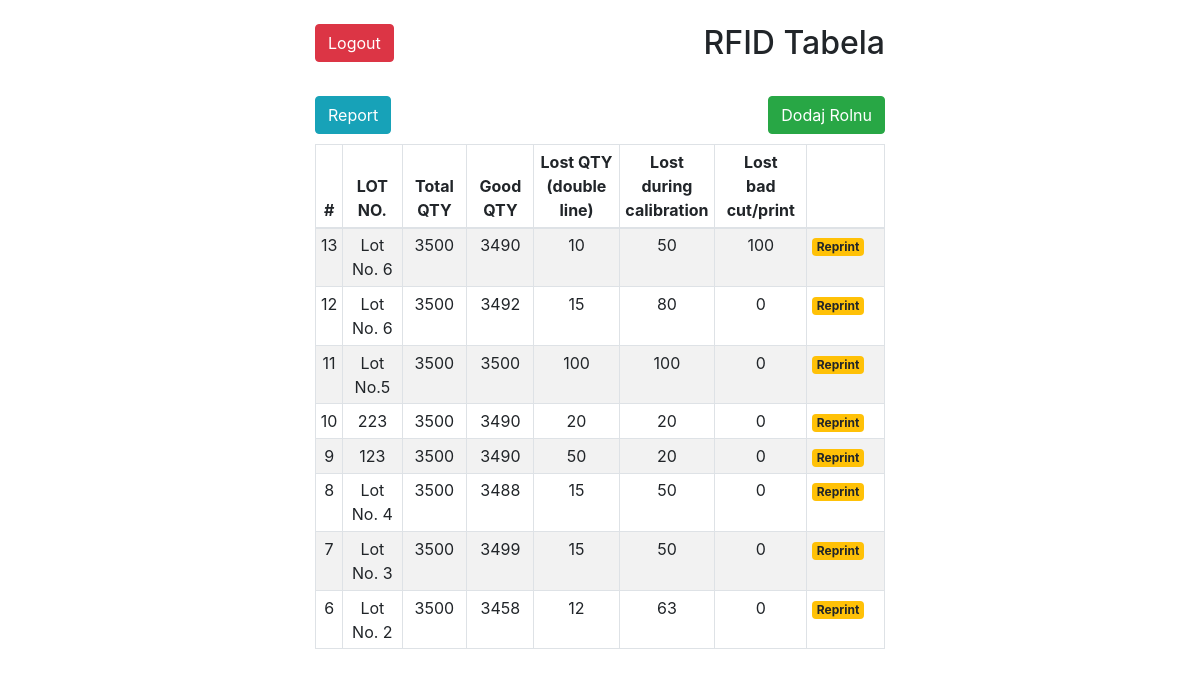
The app's page /landing.php (signed in) with its own data.
### tables this page shows
CREATE TABLE IF NOT EXISTS `labels` (
`id` int(11) NOT NULL,
  `roll_id` varchar(16) NOT NULL,
  `declared_qty` int(4) NOT NULL DEFAULT '3500',
  `real_qty` int(4) NOT NULL,
  `lost` int(3) NOT NULL,
  `lost_clb` int(3) NOT NULL,
  `invalid` int(4) NOT NULL,
  `time` timestamp NOT NULL DEFAULT CURRENT_TIMESTAMP,
  `printed` int(1) NOT NULL DEFAULT '0'
);

### landing.php (the view, shortened to what this page needs)
<!DOCTYPE html>
<html lang="en">
<head>
    <link rel="stylesheet" href="css/bootstrap.css">
</head>
<body>
    <div class="wrapper">
        <div class="container-fluid">
            <div class="row">
                <div class="col-md-6 col-lg-12 text-center">
                    <div class="page-header clearfix"><br>
                        <a href="logout.php" class="btn btn-danger float-left">Logout</a>
                        <h2 class="float-right">RFID Tabela</h2><br><br><br>
                        <a href="create.php" class="btn btn-success float-right">Dodaj Rolnu</a>
						<a href="http://172.27.161.221/Reports_GPD/Pages/Report.aspx?ItemPath=%2fTEST+SSRS%2fPreparation%2fRFID" class="btn btn-info float-left">Report</a>
                    <br><br>
                    <?php
                    require_once "config.php";
                    $sql = "SELECT * FROM labels order by id desc";
                    if($result = mysqli_query($link, $sql)){
                        if(mysqli_num_rows($result) > 0){
                            echo "<table class='table table-bordered table-striped table-hover table-sm'>";
                                echo "<thead>";
                                    echo "<tr>";
                                        echo "<th>#</th>";
                                        echo "<th>LOT NO.</th>";
                                        echo "<th>Total QTY</th>";
                                        echo "<th>Good QTY</th>";
                                        echo "<th>Lost QTY <br> (double line)</th>";
                                        echo "<th>Lost during <br> calibration</th>";
                                        echo "<th>Lost <br>bad cut/print</th>";
                                        echo "<th></th>";
                                    echo "</tr>";
                                echo "</thead>";
                                echo "<tbody>";
                                while($row = mysqli_fetch_array($result)){
                                    echo "<tr>";
                                        echo "<td>" . $row['id'] . "</td>";
                                        echo "<td>" . $row['roll_id'] . "</td>";
                                        echo "<td>" . $row['declared_qty'] . "</td>";
                                        echo "<td>" . $row['real_qty'] . "</td>";
                                        echo "<td>" . $row['lost'] . "</td>";
                                        echo "<td>" . $row['lost_clb'] . "</td>";
                                        echo "<td>" . $row['invalid'] . "</td>";
                                        echo "<td>";
                                        echo "<a href='reprint.php?id=". $row['id'] ."' title='' data-toggle='tooltip'><span class='badge badge-warning'>Reprint</span></a>";
                                        echo "</td>";
                                    echo "</tr>";
                                }
                                echo "</tbody>";
                            echo "</table>";
                        } else{
                            echo "<p class='lead'><em>Nema unetih stavki.</em></p>";
                        }
                    } else{
                        echo "ERROR: Could not able to execute $sql. " . mysqli_error($link);
                    }
                    ?>
                </div>
            </div>
        </div>
    </div>
</body>
</html>

### landing.php (style rules this page uses)
.wrapper { width: 50%; margin: 0 auto; }
.page-header h2 { margin-top: 0; }
table tr td:last-child a { margin-right: 15px; }

### records on screen
labels: id "13", roll "Lot No. 6", declared_qty "3500", real_qty "3490", lost "10", lost_clb "50", invalid "100"
labels: id "12", roll "Lot No. 6", declared_qty "3500", real_qty "3492", lost "15", lost_clb "80", invalid "0"
labels: id "11", roll "Lot No.5", declared_qty "3500", real_qty "3500", lost "100", lost_clb "100", invalid "0"
labels: id "10", roll "223", declared_qty "3500", real_qty "3490", lost "20", lost_clb "20", invalid "0"
labels: id "9", roll "123", declared_qty "3500", real_qty "3490", lost "50", lost_clb "20", invalid "0"
labels: id "8", roll "Lot No. 4", declared_qty "3500", real_qty "3488", lost "15", lost_clb "50", invalid "0"
labels: id "7", roll "Lot No. 3", declared_qty "3500", real_qty "3499", lost "15", lost_clb "50", invalid "0"
labels: id "6", roll "Lot No. 2", declared_qty "3500", real_qty "3458", lost "12", lost_clb "63", invalid "0"
